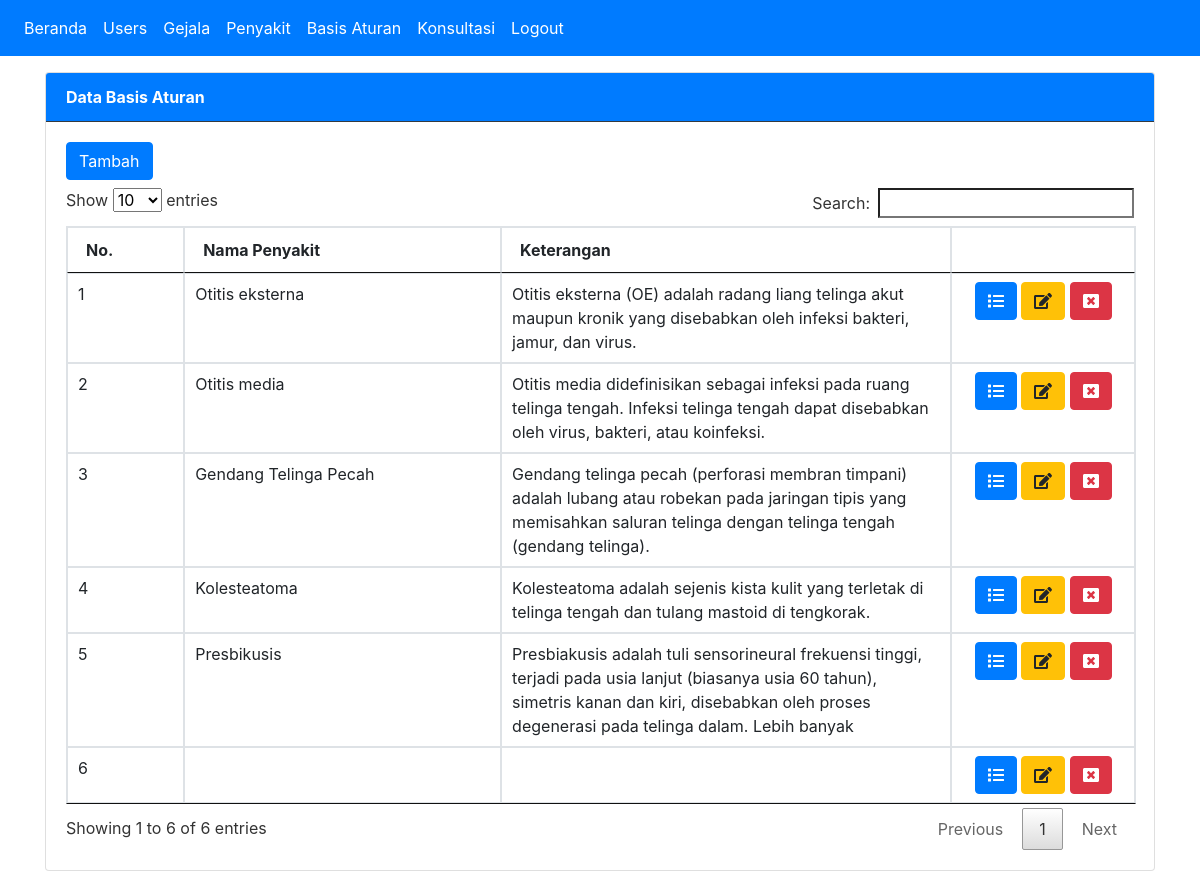
The app's page /index.php?page=aturan (signed in) with its own data.
### tables this page shows
CREATE TABLE `basis_aturan` (
  `id_aturan` int(11) NOT NULL,
  `id_penyakit` int(11) NOT NULL
);

CREATE TABLE `penyakit` (
  `id_penyakit` int(11) NOT NULL,
  `nama_penyakit` varchar(50) NOT NULL,
  `keterangan` text NOT NULL,
  `solusi` text NOT NULL
);

### tampil_aturan.php (the view, shortened to what this page needs)
<div class="card">
  <div class="card-header bg-primary text-white border-dark"><strong>Data Basis Aturan</strong></div>
  <div class="card-body">
    <a class="btn btn-primary mb-2" href="?page=aturan&action=tambah">Tambah</a>
    <table class="table table-bordered" id="myTable">
    <thead>
      <tr>
        <th width="50px">No.</th>
        <th width="200px">Nama Penyakit</th>
        <th width="300px">Keterangan</th>
        <th width="100px"></th>
      </tr>
    </thead>
    <tbody>
    <?php
        $no=1;
        $sql = "SELECT basis_aturan.id_aturan, basis_aturan.id_penyakit, penyakit.nama_penyakit,
                penyakit.keterangan FROM basis_aturan INNER JOIN penyakit
                ON basis_aturan.id_penyakit = penyakit.id_penyakit ORDER BY id_penyakit ASC";
        $result = $conn->query($sql);
        while($row = $result->fetch_assoc()) {
     ?>
        <tr>
            <td><?php echo $no++; ?></td>
            <td><?php echo $row['nama_penyakit']; ?></td>
            <td><?php echo $row['keterangan']; ?></td>
            <td align="center">
                <a class="btn btn-primary" href="?page=aturan&action=detail&id=<?php echo $row['id_aturan']; ?>">
                    <i class="fas fa-list"></i>
                </a>
                <a class="btn btn-warning" href="?page=aturan&action=update&id=<?php echo $row['id_aturan']; ?>">
                    <i class="fas fa-edit"></i>
                </a>
                <a onclick="return confirm('Yakin menghapus data ini ?')" class="btn btn-danger" href="?page=aturan&action=hapus&id=<?php echo $row['id_aturan']; ?>">
                    <i class="fas fa-window-close"></i>
                </a>
            </td>
       </tr>
    <?php
        }
    ?>
    </tbody>
</table>
</div>
</div>

### assets/css/all.css (style rules this page uses)
.fa-edit:before { content:"\f044" }
.fa-list:before { content:"\f03a" }
.fa-window-close:before { content:"\f410" }

### records on screen
basis_aturan: id_penyakit.nama_penyakit "Otitis eksterna", id_penyakit.keterangan "Otitis eksterna (OE) adalah radang liang telinga akut maupun kronik yang disebabkan oleh infeksi bakteri, jamur, dan virus."
basis_aturan: id_penyakit.nama_penyakit "Otitis media", id_penyakit.keterangan "Otitis media didefinisikan sebagai infeksi pada ruang telinga tengah. Infeksi telinga tengah dapat disebabkan oleh virus, bakteri, atau koinfeksi."
basis_aturan: id_penyakit.nama_penyakit "Gendang Telinga Pecah", id_penyakit.keterangan "Gendang telinga pecah (perforasi membran timpani) adalah lubang atau robekan pada jaringan tipis yang memisahkan saluran telinga dengan telinga tengah (gendang telinga)."
basis_aturan: id_penyakit.nama_penyakit "Kolesteatoma", id_penyakit.keterangan "Kolesteatoma adalah sejenis kista kulit yang terletak di telinga tengah dan tulang mastoid di tengkorak."
basis_aturan: id_penyakit.nama_penyakit "Presbikusis", id_penyakit.keterangan "Presbiakusis adalah tuli sensorineural frekuensi tinggi, terjadi pada usia lanjut (biasanya usia 60 tahun), simetris kanan dan kiri, disebabkan oleh proses degenerasi pada telinga dalam. Lebih banyak"
